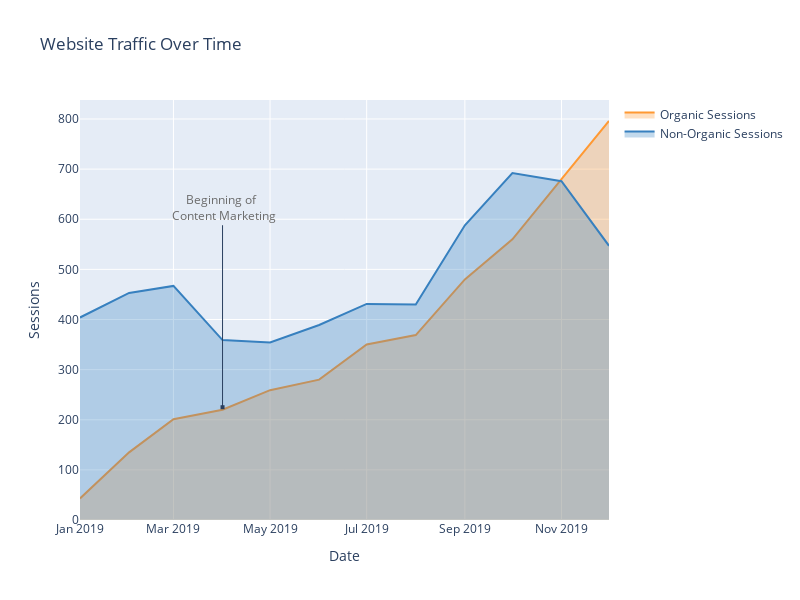

The notebook cell this image was saved under:
### Markdown cell above
- Now, let's visualize the progression of both these metrics through time.

### Code cell
layout = cf.Layout(
    height = 600,
    width = 800,
    yaxis = dict(
        title = 'Sessions'),
    xaxis = dict(
        title = 'Date'),
    title = 'Website Traffic Over Time'
)

fig = df_joined.groupby(['Date'],as_index=True)['Organic Sessions','Non-Organic Sessions'].mean().\
    iplot(kind='scatter',
          fill=True,
          width=2,
          asFigure=True,
          layout = layout)

fig.layout.annotations = [
        dict(
            x='2019-04',
            y='225',
            text='Beginning of <br> Content Marketing',
            showarrow=True,
            arrowhead=7,
            ax=0,
            ay=-200,
            font=dict(
            size=12,
            color='rgb(107, 107, 107)'
            )
        )
]

fig.show()

### Figure 1 — Plotly figure (JSON) as saved in the notebook; plotly's stock layout.template omitted (floating-point values rounded to 4 significant figures)
{"data": [{"fill": "tozeroy", "fillcolor": "rgba(255, 153, 51, 0.3)", "line": {"color": "rgba(255, 153, 51, 1.0)", "dash": "solid", "shape": "linear", "width": 2}, "mode": "lines", "name": "Organic Sessions", "text": "", "type": "scatter", "x": ["2019-01", "2019-02", "2019-03", "2019-04", "2019-05", "2019-06", "2019-07", "2019-08", "2019-09", "2019-10", "2019-11", "2019-12"], "y": [43, 135, 201, 220, 259, 280, 350, 369, 480, 560, 680, 796]}, {"fill": "tozeroy", "fillcolor": "rgba(55, 128, 191, 0.3)", "line": {"color": "rgba(55, 128, 191, 1.0)", "dash": "solid", "shape": "linear", "width": 2}, "mode": "lines", "name": "Non-Organic Sessions", "text": "", "type": "scatter", "x": ["2019-01", "2019-02", "2019-03", "2019-04", "2019-05", "2019-06", "2019-07", "2019-08", "2019-09", "2019-10", "2019-11", "2019-12"], "y": [404, 453, 467, 359, 354, 389, 431, 430, 588, 692, 676, 547]}], "layout": {"annotations": [{"arrowhead": 7, "ax": 0, "ay": -200, "font": {"color": "rgb(107, 107, 107)", "size": 12}, "showarrow": true, "text": "Beginning of <br> Content Marketing", "x": "2019-04", "y": "225"}], "height": 600, "title": {"text": "Website Traffic Over Time"}, "width": 800, "xaxis": {"autorange": true, "range": ["2019-01-01", "2019-12-01"], "title": {"text": "Date"}, "type": "date"}, "yaxis": {"autorange": true, "range": [0, 837.9], "title": {"text": "Sessions"}, "type": "linear"}}}
